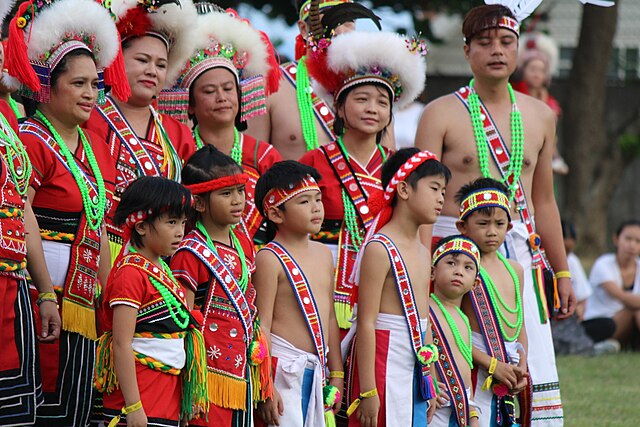
#> input picture train/image.jpg, 640 x 427 px
$ jupyter execute blur_image_1.ipynb
#> lines starting #> are read from the running program, lines starting #| are printed output that depends on the picture; after the words box and inside, x2 and y2 are one past the last pixel; in counts of white or black regions, pixels touching at a corner belong together
[cell 1]
import cv2 #attention installer une version de numpy inférieur à 2.0.0
# $ pip install "numpy<2.0.0"
import matplotlib.pyplot as plt

[cell 2]
# Charger l'image
image = cv2.imread('image.jpg')
#> image is the input picture: shape (427, 640, 3); mean B, G, R 91.4, 100.1, 130.2

# Définir la région de l'image à flouter
# x, y, largeur, hauteur (top-left corner, width, height)
x, y, w, h = 100, 100, 200, 200  # Change ces valeurs selon tes besoins

# Extraire la région d'intérêt (ROI)
roi = image[y:y+h, x:x+w]
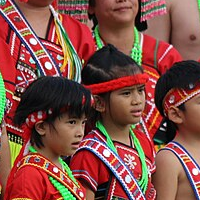
#> roi: shape (200, 200, 3); mean B, G, R 68.7, 77, 130.3

# Appliquer un flou gaussien à la région
roi_floutee = cv2.GaussianBlur(roi, (51, 51), 0)
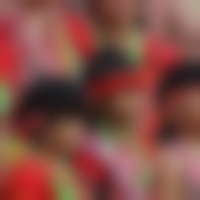
#> roi_floutee: shape (200, 200, 3); mean B, G, R 68.7, 76.8, 130.3

# Remplacer la région originale par la version floutée
image[y:y+h, x:x+w] = roi_floutee
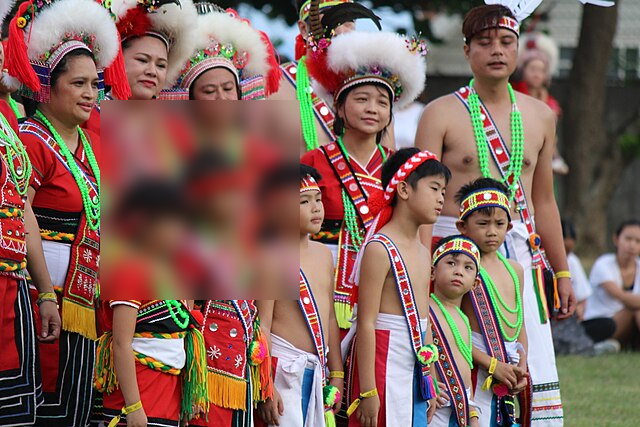
#> image: shape (427, 640, 3); 14.64% of pixels changed, all inside (x1, y1, x2, y2) = (100, 100, 300, 300)

# Enregistrer l'image résultante
cv2.imwrite('image_floutee.jpg', image)
#> Out = True

[cell 3]
image = cv2.imread('image.jpg')
image = cv2.cvtColor(image, cv2.COLOR_BGR2RGB)
plt.imshow(image)
plt.show()

[cell 4]
image = cv2.imread('image_floutee.jpg')
image = cv2.cvtColor(image, cv2.COLOR_BGR2RGB)
plt.imshow(image)
plt.show()
